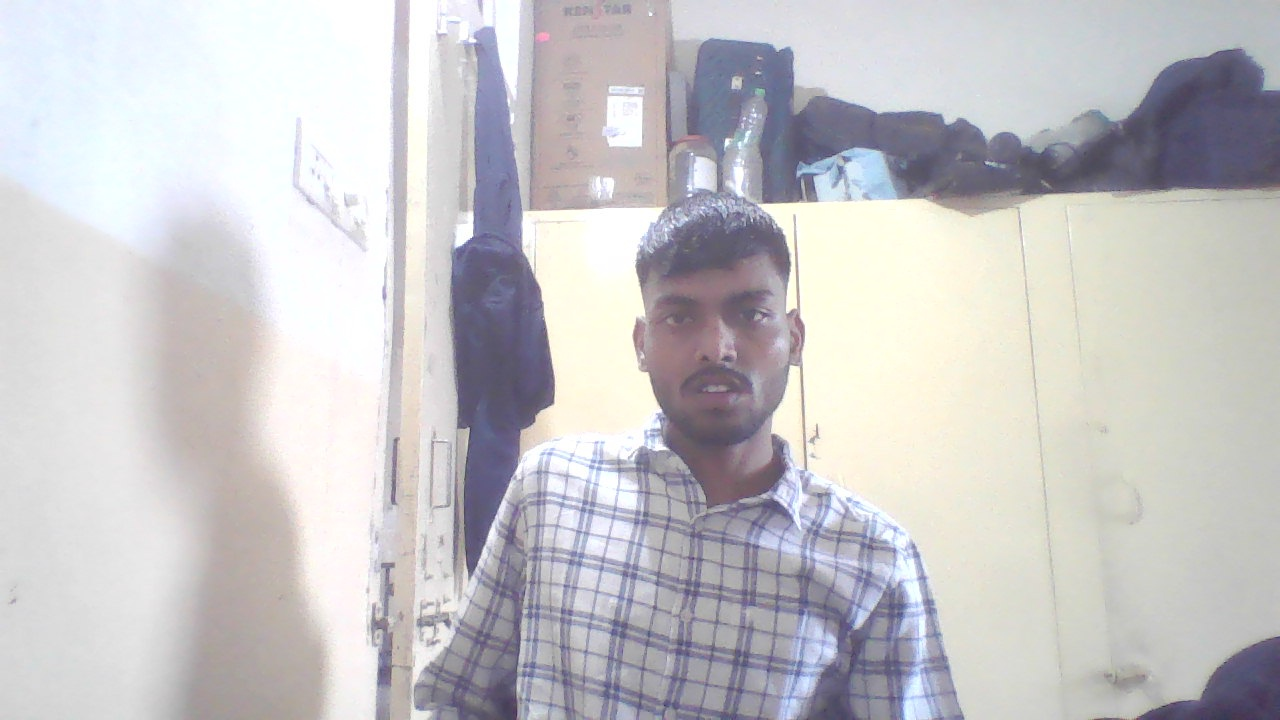
#> input picture data/temp_recognition.jpg, 1280 x 720 px, given in place of the camera
$ python live_group_scanner.py
#> lines starting #> are read from the running program, lines starting #| are printed output that depends on the picture; after the words box and inside, x2 and y2 are one past the last pixel; in counts of white or black regions, pixels touching at a corner belong together
### face_recognition.py
"""
Face Recognition Core Module
Handles all face detection and recognition operations
"""

import cv2
import os
import numpy as np
from deepface import DeepFace
import pickle
from pathlib import Path
import json
from datetime import datetime

class FaceRecognitionSystem:
    def __init__(self, registered_faces_dir='data/registered_faces',
                 model_name='Facenet512', threshold=0.6):
        """
        Initialize Face Recognition System

        Args:
            registered_faces_dir: Directory containing registered face images
            model_name: DeepFace model ('VGG-Face', 'Facenet', 'Facenet512', 'OpenFace', 'DeepFace', 'DeepID', 'ArcFace', 'Dlib')
            threshold: Similarity threshold (lower = stricter matching)
        """
        self.registered_faces_dir = Path(registered_faces_dir)
        self.registered_faces_dir.mkdir(parents=True, exist_ok=True)

        self.model_name = model_name
        self.threshold = threshold

        # Cache for face embeddings (for faster recognition)
        self.embeddings_cache_file = 'data/face_embeddings_cache.pkl'
        self.embeddings_cache = {}

        # Face detection cascade (for quick face detection)
        self.face_cascade = cv2.CascadeClassifier(
            cv2.data.haarcascades + 'haarcascade_frontalface_default.xml'
        )

        print(f"🚀 Face Recognition System initialized")
        print(f"   Model: {model_name}")
        print(f"   Threshold: {threshold}")
        print(f"   Registered faces directory: {self.registered_faces_dir}")

        # Load existing embeddings cache
        self.load_embeddings_cache()

    # [223 lines left out: functions detect_faces, extract_face_embedding, register_face, recognize_face, cosine_similarity, not called in this run]

    def load_embeddings_cache(self):
        """Load cached embeddings from file"""
        if os.path.exists(self.embeddings_cache_file):
            try:
                with open(self.embeddings_cache_file, 'rb') as f:
                    self.embeddings_cache = pickle.load(f)
                print(f"✅ Loaded {len(self.embeddings_cache)} cached embeddings")
            except Exception as e:
                print(f"⚠️  Failed to load cache: {e}")
                self.embeddings_cache = {}
        else:
            print("ℹ️  No existing cache found, will create new cache")

    # [72 lines left out: functions save_embeddings_cache, rebuild_cache, get_registered_students, delete_student, not called in this run]


# Example usage and testing
# [21 lines that do not run on import are left out]

### live_group_scanner.py
"""
Live Group Scanner - OPTIMIZED FOR SPEED
Opens camera, detects all faces, shows real-time status, saves marked images
MUCH FASTER face recognition!
"""

import cv2
import json
import os
from datetime import datetime
from pathlib import Path
from face_recognition import FaceRecognitionSystem
import numpy as np

class LiveGroupScanner:
    def __init__(self, database_file='students_database.json', min_confidence=70.0):
        """Initialize live group scanner"""
        self.fr_system = FaceRecognitionSystem(threshold=0.5)  # Slightly relaxed for speed
        self.database_file = database_file
        self.min_confidence = min_confidence
        self.cap = None

        # Session cache - remember recognized faces during this session
        self.session_cache = {}
        self.cache_timeout = 10  # Increased from 5 to 10 seconds - remember faces longer

        # Create output directory
        Path('data/group_scans').mkdir(parents=True, exist_ok=True)

        # Load database
        self.load_database()

        # Colors (BGR format)
        self.GREEN = (0, 255, 0)
        self.RED = (0, 0, 255)
        self.YELLOW = (0, 255, 255)
        self.WHITE = (255, 255, 255)
        self.BLACK = (0, 0, 0)

        print("✅ Live Group Scanner Initialized!")
        print(f"📋 Loaded {len(self.students)} registered students")
        print(f"🎯 Minimum confidence: {self.min_confidence}%")
        print(f"⚡ Speed optimization: ENABLED")

    def load_database(self):
        """Load student database"""
        if os.path.exists(self.database_file):
            with open(self.database_file, 'r') as f:
                self.db = json.load(f)
                self.students = self.db.get('students', {})
        else:
            print("⚠️  No database found!")
            self.students = {}

    # [197 lines left out: functions check_fee_status, compute_face_hash, get_cached_result, recognize_all_faces, draw_face_box, not called in this run]

    def draw_info_panel(self, frame, face_count, scan_mode=False):
        """Draw information panel at top of frame"""
        height, width = frame.shape[:2]

        # Semi-transparent background
        overlay = frame.copy()
        cv2.rectangle(overlay, (0, 0), (width, 80), self.BLACK, -1)
        cv2.addWeighted(overlay, 0.6, frame, 0.4, 0, frame)

        # Title - Fixed display
        title = "LIVE GROUP SCANNER" if not scan_mode else "SCANNING..."
        cv2.putText(frame, title,
                   (20, 30),
                   cv2.FONT_HERSHEY_SIMPLEX, 0.9, self.WHITE, 2)

        # Face count
        cv2.putText(frame, f"Faces: {face_count}",
                   (20, 60),
                   cv2.FONT_HERSHEY_SIMPLEX, 0.7, self.YELLOW, 2)

        # Instructions
        if not scan_mode:
            cv2.putText(frame, "SPACE: SCAN | 'q': QUIT",
                       (width - 380, 30),
                       cv2.FONT_HERSHEY_SIMPLEX, 0.6, self.WHITE, 2)
        else:
            cv2.putText(frame, "Processing...",
                       (width - 200, 30),
                       cv2.FONT_HERSHEY_SIMPLEX, 0.6, self.YELLOW, 2)

        return frame

    # [34 lines left out: function save_marked_image, not called in this run]

    def start_scanner(self):
        """Start the live group scanner"""
        print("\n" + "=" * 60)
        print("🚌 LIVE GROUP SCANNER - SPEED OPTIMIZED ⚡")
        print("=" * 60)
        print("\n📹 Camera will open and show all detected faces")
        print("📸 Press SPACE to scan all faces and save marked image")
        print("❌ Press 'q' to quit")
        print("\n⚡ OPTIMIZATIONS ENABLED:")
        print("   • Session caching (faster repeat scans)")
        print("   • Reduced image size for recognition")
        print("   • Quick face detection")
        print("\n" + "=" * 60 + "\n")

        self.cap = cv2.VideoCapture(0)

        if not self.cap.isOpened():
            print("❌ Could not open webcam!")
            return

        # Set camera properties
        self.cap.set(cv2.CAP_PROP_FRAME_WIDTH, 1280)
        self.cap.set(cv2.CAP_PROP_FRAME_HEIGHT, 720)
        # Reduce FPS for better performance
        self.cap.set(cv2.CAP_PROP_FPS, 30)

        print("✅ Camera started successfully!")
        print("\n📍 Position all people in frame")
        print("📸 Press SPACE when ready to scan\n")

        # Variables for smooth display
        last_faces = []  # Remember last detected faces to avoid flicker
        detection_interval = 10  # Detect faces every 10 frames (was 5 - more stable now)
        frame_count = 0

        while True:
            ret, frame = self.cap.read()
            if not ret:
                print("❌ Failed to read frame")
                break

            frame_count += 1

            # Detect faces periodically (not every frame) to reduce flicker
            if frame_count % detection_interval == 0:
                last_faces = self.fr_system.detect_faces(frame)

            # Create display frame
            display_frame = frame.copy()

            # Always draw the last detected faces (smooth display)
            for (x, y, w, h) in last_faces:
                cv2.rectangle(display_frame, (x, y), (x+w, y+h), self.YELLOW, 2)
                cv2.putText(display_frame, "Face",
                          (x, y-10), cv2.FONT_HERSHEY_SIMPLEX, 0.5, self.YELLOW, 2)

            # Draw info panel (always, for smooth display)
            display_frame = self.draw_info_panel(display_frame, len(last_faces), scan_mode=False)

            # Show frame with smooth refresh
            cv2.imshow('Live Group Scanner', display_frame)

            # Handle key press (15ms for even smoother display)
            key = cv2.waitKey(15) & 0xFF

            if key == 32:  # SPACE - Scan all faces
                # Get fresh detection
                current_faces = self.fr_system.detect_faces(frame)

                if len(current_faces) == 0:
                    print("⚠️  No faces detected! Position people in frame.")
                    continue

                print("\n" + "=" * 60)
                print(f"⚡ FAST SCANNING {len(current_faces)} FACE(S)...")
                print("=" * 60)

                # Show scanning message
                scan_frame = frame.copy()
                scan_frame = self.draw_info_panel(scan_frame, len(current_faces), scan_mode=True)
                cv2.imshow('Live Group Scanner', scan_frame)
                cv2.waitKey(100)

                # Recognize all faces - NOW MUCH FASTER!
                start_time = datetime.now()
                results = self.recognize_all_faces(frame)
                end_time = datetime.now()

                processing_time = (end_time - start_time).total_seconds()
                print(f"⚡ Processing completed in {processing_time:.2f} seconds")

                # Draw all boxes on the frame
                marked_frame = frame.copy()
                for result in results:
                    marked_frame = self.draw_face_box(marked_frame, result)

                # Draw info panel on marked frame
                marked_frame = self.draw_info_panel(marked_frame, len(results), scan_mode=False)

                # Save the marked image
                image_path, report_path = self.save_marked_image(marked_frame, results)

                # Print results
                print("\n" + "=" * 60)
                print("📊 SCAN RESULTS")
                print("=" * 60)
                print(f"Total Faces: {len(results)}")
                print(f"✅ Paid: {sum(1 for r in results if r['status'] == 'paid')}")
                print(f"❌ Unpaid/Unknown: {sum(1 for r in results if r['status'] == 'unpaid')}")

                print("\nIndividual Results:")
                for i, result in enumerate(results, 1):
                    status_icon = "✅" if result['status'] == 'paid' else "❌"
                    print(f"{i}. {status_icon} {result['label']}: {result['name']}")
                    if result['name'] != 'Unknown':
                        print(f"   Confidence: {result['confidence']:.1f}%")

                print("\n" + "=" * 60)
                print(f"💾 Marked image saved: {image_path}")
                print(f"📄 Report saved: {report_path}")
                print("=" * 60)

                # Display marked image for 3 seconds
                print("\n📺 Showing marked image... (3 seconds)")
                cv2.imshow('Live Group Scanner', marked_frame)
                cv2.waitKey(3000)

                print("\n✅ Ready for next scan! (Cached results = faster!)")

            elif key == ord('q'):  # Quit
                print("\n👋 Exiting scanner...")
                break

            elif key == ord('c'):  # Clear cache
                self.session_cache.clear()
                print("🗑️  Session cache cleared!")

        # Cleanup
        self.cap.release()
        cv2.destroyAllWindows()

        print("\n✅ Scanner closed!")


def main():
    """Main function"""
    print("\n" + "=" * 60)
    print("👥 LIVE GROUP SCANNER - SPEED OPTIMIZED ⚡")
    print("=" * 60)

    # Adjust confidence threshold - lower = more accepting
    # 65% works well for real-world conditions (glasses, angles, lighting)
    MIN_CONFIDENCE = 65.0  # Changed from 70.0 to 65.0

    # Initialize scanner
    scanner = LiveGroupScanner(min_confidence=MIN_CONFIDENCE)
#> (reads data/face_embeddings_cache.pkl from the repository)
#> (reads students_database.json from the repository)

    print("\n📋 Registered Students:")
    for student_id, data in scanner.students.items():
        status = "✅ PAID" if data.get('fee_status') == 'paid' else "❌ UNPAID"
        print(f"  {student_id}: {data['name']} - {status}")

    print("\n" + "=" * 60)
    print("🎥 Starting camera in 3 seconds...")
    print("=" * 60)

    import time
    time.sleep(3)

    # Start the scanner
    scanner.start_scanner()
#> in start_scanner, frame is the input picture: shape (720, 1280, 3); mean B, G, R 200, 197.6, 199.1
#> in draw_info_panel, `cv2.rectangle(overlay, (0, 0), (width, 80), self.BLACK, -1)`:
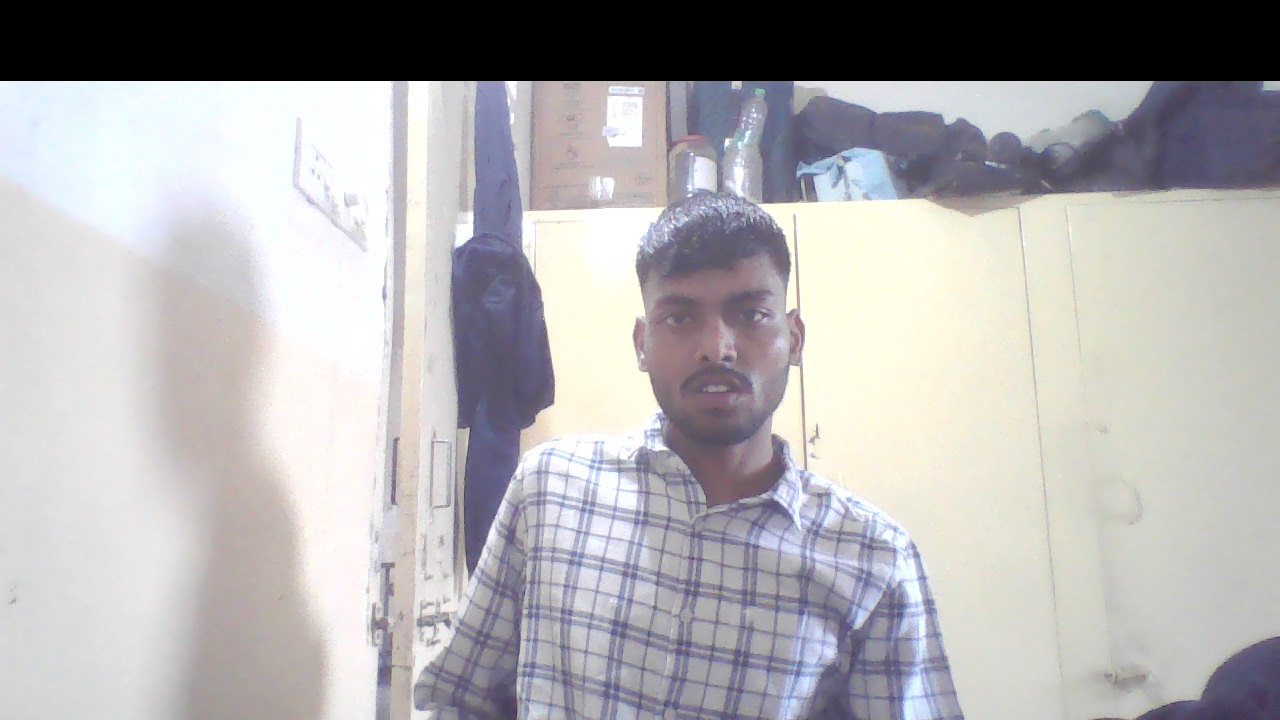
#> overlay: shape (720, 1280, 3); 11.25% of pixels changed, all inside (x1, y1, x2, y2) = (0, 0, 1280, 81)
#> in draw_info_panel, `cv2.addWeighted(overlay, 0.6, frame, 0.4, 0, frame)`:
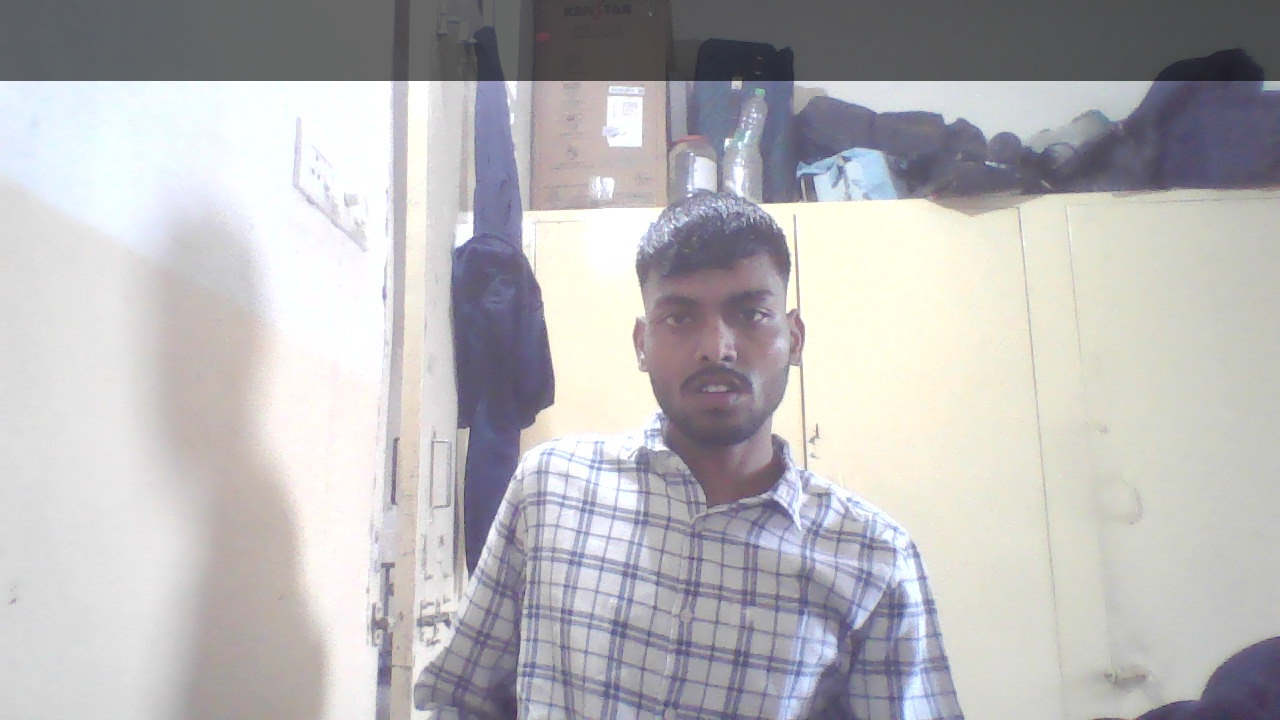
#> frame: shape (720, 1280, 3); mean B, G, R 185.1, 183.1, 184.8
#> in draw_info_panel, `cv2.putText(frame, "SPACE: SCAN | 'q': QUIT", (width - 380, 30), cv2.F..`:
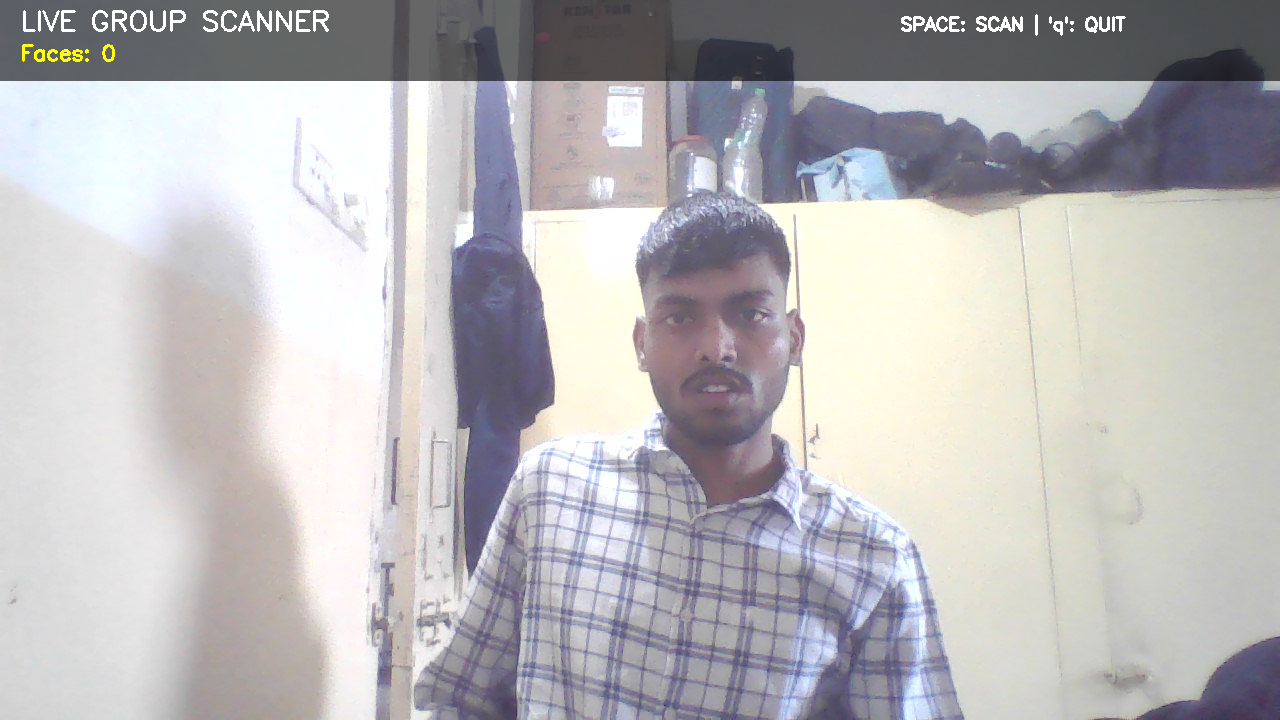
#> frame: shape (720, 1280, 3); mean B, G, R 185.7, 183.9, 185.6
#> (key q is pressed here)


if __name__ == "__main__":
    main()
